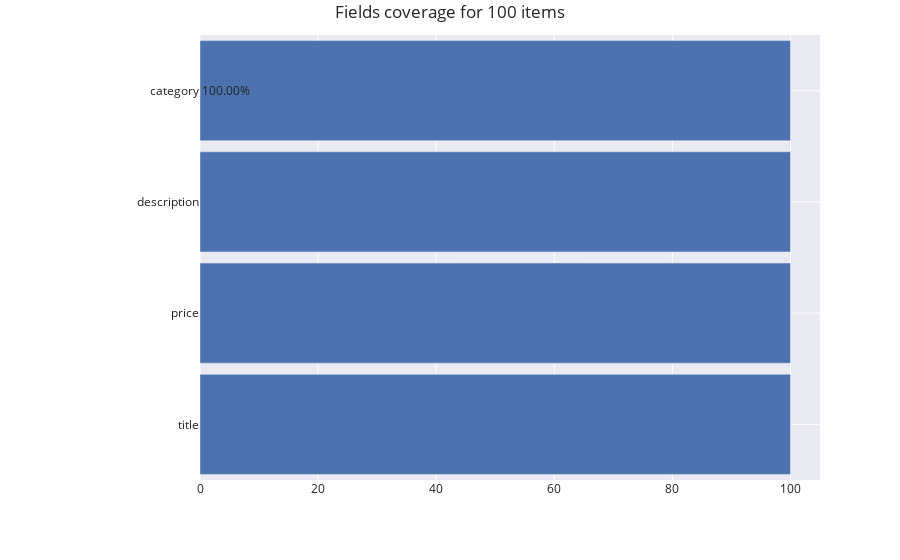

Notebook cell for this chart:
### Code cell
Arche(source=df).report_all()

### Figure 1 — Plotly figure (JSON) as saved in the notebook; plotly's stock layout.template omitted (floating-point values rounded to 4 significant figures)
{"data": [{"orientation": "h", "type": "bar", "uid": "f14694c9-c885-4531-9a14-5ecc11e1d6a7", "x": [100, 100, 100, 100], "y": ["title", "price", "description", "category"]}], "layout": {"annotations": [{"showarrow": false, "text": "100.00%", "x": 0, "xref": "paper", "y": "category", "yref": "y"}], "autosize": true, "bargap": 0.1, "hovermode": "y", "margin": {"l": 200, "t": 35}, "title": {"text": "Fields coverage for 100 items"}, "xaxis": {"range": [0, 105], "type": "linear"}, "yaxis": {"autorange": true, "range": [-0.5, 3.5], "type": "category"}}}
